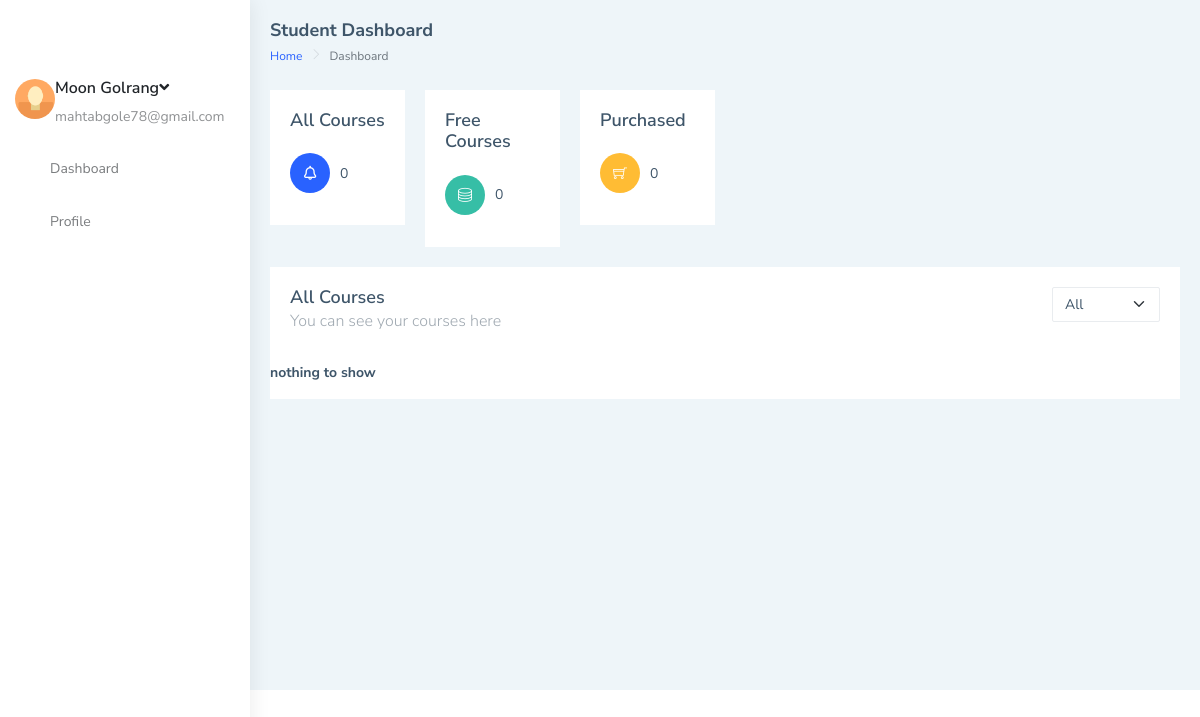
/accounts/userdashbord/main (signed in), run on the app's committed database.
### mainSite/models.py (models this page shows, shortened)
class Customer (models.Model):
    phone = models.CharField(max_length=200, unique=True)
    date_created = models.DateTimeField(auto_now_add=True, null=True)
    contry = models.CharField(
        max_length=2, choices=COUNTRYS, blank=True, default='ir')
    adress = models.CharField(max_length=50, null=True)
    user = models.OneToOneField(
        User, null=True, on_delete=models.CASCADE, related_name='customer')
    profile_pic = models.ImageField(null=True, blank=True)

### mainSite/decorators.py (the view)
        def wrapper_func(requset, *args , **kwargs):
            group = None
            if requset.user.groups.exists():
                group = requset.user.groups.all()[0].name
            if group == None:
                return HttpResponse("you are not authorized to view this page")
            if group in allowed_roles:
                 return view_func(requset, *args , **kwargs)
            else:
                return HttpResponse("you are not authorized to view this page")

### mainSite/views.py (called while the page is built)
@login_required
@allowed_users("customer")
def userdashboard(request):
    customer = request.user.customer
    allCours = customer.transaction.all()
    freeCours = allCours.filter(price=0)
    coursePurchased = allCours.filter(price__gt=0)
    context = {
        "customer": customer,
        "allCours": allCours,
        "freeCours": freeCours,
        "freeCoursSize": len(freeCours),
        "coursePurchased": coursePurchased,
        "coursePurchasedSize": coursePurchased.count(),
    }
    return render(request, 'userdashboard.html', context)

### templates/userdashboard.html (shortened to what this page needs)
{% extends 'basehtml.html' %}
{% load static %}
{%block body%}
<div id="main-wrapper" data-layout="vertical" data-navbarbg="skin5" data-sidebartype="full"
    data-sidebar-position="absolute" data-header-position="absolute" data-boxed-layout="full">
    <aside class="left-sidebar" data-sidebarbg="skin6">
        <div class="scroll-sidebar">
            <nav class="sidebar-nav">
                <ul id="sidebarnav">
                    <li>
                        <div class="user-profile d-flex no-block dropdown m-t-20">
                          {% if customer.profile_pic %}
                          <div class="user-pic"><img src="{{ customer.profile_pic.url }}" alt="users"
                              class="rounded-circle" width="40" /></div>
                          {% else %}
                          <div class="user-pic"><img src="{% static '/image/1.jpg' %}" alt="users"
                              class="rounded-circle" width="40" /></div>
                          {% endif %}
                            <div class="user-content hide-menu m-l-10">
                                <a href="#" class="" id="Userdd" role="button"
                                    data-bs-toggle="dropdown" aria-haspopup="true" aria-expanded="false">
                                    <h5 class="m-b-0 user-name font-medium">{{customer.user.get_full_name}}<i
                                            class="fa fa-angle-down"></i></h5>
                                    <span class="op-5 user-email">{{customer.user.email}}</span>
                                </a>
                            </div>
                        </div>
                    </li>
                    <li class="sidebar-item"> <a class="sidebar-link waves-effect waves-dark sidebar-link"
                            href="{% url 'userdashboard-main' %}" aria-expanded="false"><i class="mdi mdi-view-dashboard"></i><span
                                class="hide-menu">Dashboard</span></a></li>
                    <li class="sidebar-item"> <a class="sidebar-link waves-effect waves-dark sidebar-link"
                            href="{% url 'userdashboard-profile' %}" aria-expanded="false"><i class="mdi mdi-account-network"></i><span
                                class="hide-menu">Profile</span></a></li>
                </ul>
            </nav>
        </div>
    </aside>
    <div class="page-wrapper">
        <div class="page-breadcrumb">
            <div class="row align-items-center">
                <div class="col-5">
                    <h4 class="page-title">Student Dashboard</h4>
                    <div class="d-flex align-items-center">
                        <nav aria-label="breadcrumb">
                            <ol class="breadcrumb">
                                <li class="breadcrumb-item"><a href="{% url 'main' %}">Home</a></li>
                                <li class="breadcrumb-item active" aria-current="page">Dashboard</li>
                            </ol>
                        </nav>
                    </div>
                </div>
            </div>
        </div>
        <div class="container-fluid">
            <div class="row">
                <div class="col-md-2">
                    <div class="card">
                        <div class="card-body">
                            <h4 class="card-title">All Courses</h4>
                            <div class="feed-widget">
                                <ul class="list-style-none feed-body m-0 p-b-20">
                                    <li class="feed-item">
                                        <div class="feed-icon bg-info">
                                            <i class="far fa-bell"></i>
                                        </div>
                                        {{ allCours.count}}
                                    </li>
                                </ul>
                            </div>
                        </div>
                    </div>
                </div>
                <div class="col-md-2">
                    <div class="card">
                        <div class="card-body">
                            <h4 class="card-title">Free Courses</h4>
                            <div class="feed-widget">
                                <ul class="list-style-none feed-body m-0 p-b-20">
                                    <li class="feed-item">
                                        <div class="feed-icon bg-success"><i class="ti-server"></i></div>
                                        {{ freeCoursSize}}
                                    </li>
                                </ul>
                            </div>
                        </div>
                    </div>
                </div>
                <div class="col-md-2">
                    <div class="card">
                        <div class="card-body">
                            <h4 class="card-title">Purchased</h4>
                            <div class="feed-widget">
                                <ul class="list-style-none feed-body m-0 p-b-20">
                                    <li class="feed-item">
                                        <div class="feed-icon bg-warning"><i class="ti-shopping-cart"></i></div>
                                        {{ coursePurchasedSize}}
                                    </li>
                                </ul>
                            </div>
                        </div>
                    </div>
                </div>
            </div>
            <div class="row">
                <div class="col-12">
                    <div class="card">
                        <div class="card-body">
                            <div class="d-md-flex">
                                <div>
                                    <h4 class="card-title">All Courses</h4>
                                    <h5 class="card-subtitle">You can see your courses here</h5>
                                </div>
                                <div class="ms-auto">
                                    <div class="dl">
                                        <select class="form-select shadow-none">
                                            <option value="0" selected>All</option>
                                        </select>
                                    </div>
                                </div>
                            </div>
                        </div>
                        <div class="table-responsive">
                            <table class="table v-middle">
                                    {% if allCours.count > 0 %}
                                     <thead>
                                    <tr class="bg-light">
                                        <th class="border-top-0">Course Name</th>
                                        <th class="border-top-0">Teacher</th>
                                        <th class="border-top-0">Category</th>
                                        <th class="border-top-0">Hours</th>
                                        <th class="border-top-0">Price</th>
                                        <th class="border-top-0">Date</th>
                                        <th class="border-top-0"></th>
                                        <th class="border-top-0"></th>
                                    </tr>
                                </thead>
                                <tbody>
                                    {% for t in allCours %}
                                    <tr>
                                        <td>
                                            <div class="d-flex align-items-center">
                                                <div class="m-r-10">
                                                    {% for course in t.course.all %}
                                                    {% if course.course_pic %}
                                                    <div class="user-pic"><img src="{{course.course_pic.url}}" alt="users"
                                                         width="50" /></div>
                                                    {% endif %}
                                                    {% endfor %}
                                                </div>
                                                <div class="">
                                                    {% for course in t.course.all %}
                                                        <h4 class="m-b-0 font-16">{{ course.name }}</h4>
                                                     {% endfor %}
                                                </div>
                                            </div>
                                        </td>
                                        {% for teacher in t.teacher.all %}
                                        <td>{{ teacher.user.get_full_name }}</td>
                                        {% endfor %}
                                        {% for course in t.course.all %}
                                        {% for category in course.category.all %}
                                        <td>{{ category.name }}</td>
                                        {% endfor %}
                                        {% endfor %}
                                        <td>
                                            {% for course in t.course.all %}
                                            {{course.duration}}
                                            {% endfor %}
                                        </td>
                                        <td>{{t.price}}</td>
                                        <td>{{t.date_created}} </td>
                                        <td>
                                            {%if t.pdf%}
                                            <button class="label label-info"><a href={{t.pdf.url}} style="color: white;text-decoration: none;">Download pdf Transaction</a></button>
                                            {%endif%}
                                        </td>
                                        <td>
                                            {% for course in t.course.all %}
                                            {%if course.fileZip%}
                                                 <button class="label label-info"><a href={{course.fileZip.url}} style="color: white;text-decoration: none;">Download Course</a></button>
                                             {%endif%}
                                             {% endfor %}
                                                </td>
                                    </tr>
                                    {% endfor %}
                                    {% else %}
                                    <div class ="row"> <strong>           nothing to show    </strong></div>
                                    {% endif %}
                            </table>
                        </div>
                    </div>
                </div>
            </div>
        </div>
    </div>
    {% endblock %}

### data on the page
Customer: user.get_full_name "Moon Golrang", user.email "mahtabgole78@gmail.com"

### other printed values
{{ allCours.count }} "0"
{{ freeCoursSize }} "0"
{{ coursePurchasedSize }} "0"
